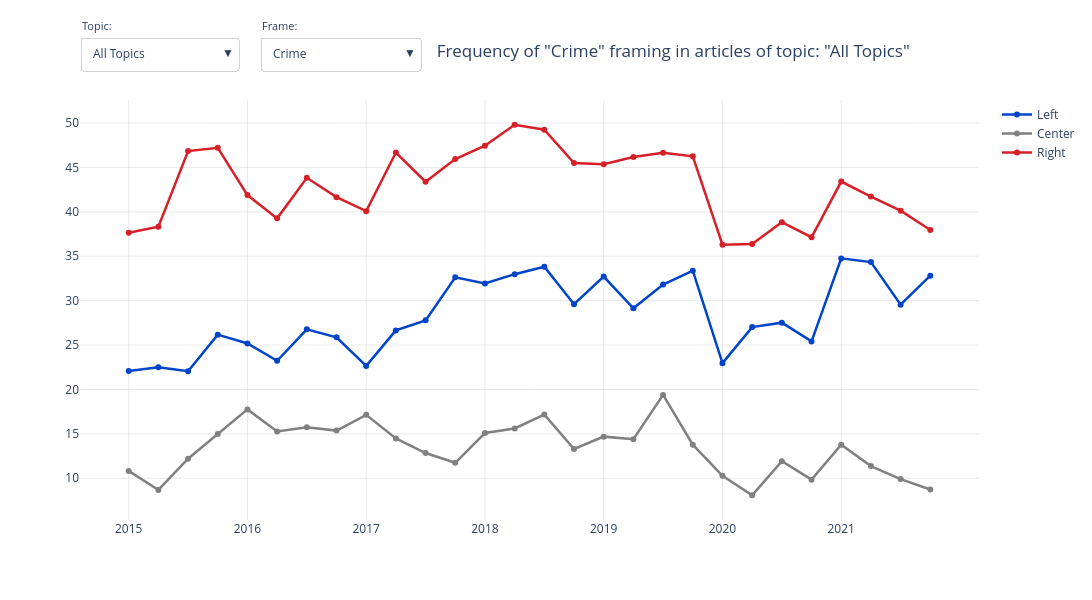

Notebook code for this chart:
### Markdown cell above
##### Viz 2 - Topic-Frame Usage By Bias Over Time

### Code cell
# Show frame usage for a given topic, with toggling between all topics and frames

def create_interactive_topic_frame_time(df):

    # Get topics and frames, add "All Topics" option
    topics = ['All Topics'] + sorted(df['topic_top1'].unique())
    frame_cols = [col for col in df.columns if col.startswith('frame_')]
    
    # Clean frame names for display
    frame_display_names = {}
    for col in frame_cols:
        clean_name = col.replace('frame_', '').replace('cap&res', 'Capacity & Resources').replace('public_op', 'Public Opinion').replace('quality_life', 'Quality of Life').replace('_', ' ').title()
        frame_display_names[col] = clean_name
    
    # Create figure
    fig = go.Figure()
    
    # Generate data for each topic-frame combination
    trace_idx = 0
    for topic in topics:
        for frame_col in frame_cols:

            # select subset of df 
            if topic == 'All Topics':
                topic_df = df.copy()
            else:
                topic_df = df[df['topic_top1'] == topic].copy()
            if len(topic_df) == 0:
                continue
            
            # Group by quarter and bias
            results = []
            for (quarter, bias), group in topic_df.groupby(['quarter', 'bias_grouped']):
                total = len(group)
                frame_count = group[frame_col].sum()
                pct = frame_count / total if total > 0 else 0
                results.append({
                    'quarter': quarter,
                    'bias_grouped': bias,
                    'percentage': pct * 100
                })
            
            results_df = pd.DataFrame(results)
            pivot_df = results_df.pivot(index='quarter', columns='bias_grouped', values='percentage')
            pivot_df = pivot_df.sort_index()

            # Add traces for each bias
            for bias in ['Left', 'Center', 'Right']:

                # Adjusted labels for hover to have Q#_Yr format - Claude helped here!
                quarter_labels = [f"Q{str(q)[-1]} {str(q)[:4]}" for q in pivot_df.index]
                
                fig.add_trace(go.Scatter(
                    x=pivot_df.index,
                    y=pivot_df[bias],
                    customdata=quarter_labels,  # format labels go here to fit in hovertemplate
                    mode='lines+markers',
                    name=bias,
                    line=dict(color=color_map[bias], width=2.5),
                    marker=dict(size=6),
                    visible=(trace_idx == 1),
                    showlegend=True,
                    hovertemplate=f'<b>{bias}</b><br>%{{customdata}}<br>%{{y:.1f}}%<extra></extra>'
                ))
            
            trace_idx += 1
    
    # Create dropdown menus
    
    # Topic dropdown
    topic_buttons = []
    for topic_idx, topic in enumerate(topics):
        visible = [False] * len(fig.data)
        # Show first frame for this topic (3 traces: Left, Center, Right)
        start_idx = topic_idx * len(frame_cols) * 3
        for i in range(start_idx, start_idx + 3):
            if i < len(fig.data):
                visible[i] = True
        
        topic_buttons.append(dict(
            label=topic,
            method='update',
        args=[{'visible': visible},
                {'title.text': f'Frequency of "{frame_display_names[frame_cols[0]]}" framing in articles of topic: "{topic}"',
                'title.x': 0.4,
                'title.xanchor': 'left',
                'title.y': 0.925,
                'title.yanchor': 'top'}]
        ))

    # Frame dropdown
    frame_buttons = []
    for frame_idx, frame_col in enumerate(frame_cols):
        visible = [False] * len(fig.data)
        # Show first topic for this frame (3 traces: Left, Center, Right)
        start_idx = frame_idx * 3
        for i in range(start_idx, start_idx + 3):
            if i < len(fig.data):
                visible[i] = True
        
        frame_buttons.append(dict(
            label=frame_display_names[frame_col],
            method='update',
            args=[{'visible': visible},
                {'title.text': f'Frequency of "{frame_display_names[frame_col]}" framing in articles of topic: "{topics[0]}"',
                'title.x': 0.4,
                'title.xanchor': 'left',
                'title.y': 0.925,
                'title.yanchor': 'top'}]
        ))
        
    # ticks for years on x-axis
    all_quarters = sorted(df['quarter'].unique())
    all_quarters_str = [str(q) for q in all_quarters]
    year_ticks = [q for q in all_quarters_str if q.endswith('Q1')]
    year_labels = [q[:4] for q in year_ticks]

    # Update layout
    fig.update_layout(
    updatemenus=[
        {
            'buttons': topic_buttons,
            'direction': 'down',
            'showactive': True,
            'x': 0.0,
            'xanchor': 'left',
            'y': 1.15,
            'yanchor': 'top',
            'active': 0, # show All Topics first
            'bgcolor': 'white',
            'bordercolor': 'lightgrey',
            'borderwidth': 1
        },
        {
            'buttons': frame_buttons,
            'direction': 'down',
            'showactive': True,
            'x': 0.2,
            'xanchor': 'left',
            'y': 1.15,
            'yanchor': 'top',
            'active': 1, # show Crime first
            'bgcolor': 'white',
            'bordercolor': 'lightgrey',
            'borderwidth': 1
        }
    ],
    annotations=[
        dict(text="Topic:", x=0.0, xref="paper", xanchor='left', y=1.2, yref="paper", showarrow=False, font=dict(size=11)),
        dict(text="Frame:", x=0.2, xref="paper", xanchor='left', y=1.2, yref="paper", showarrow=False, font=dict(size=11)),
    ],
    title={'text': f'Frequency of "{frame_display_names[frame_cols[1]]}" framing in articles of topic: "{topics[0]}"', 
       'x': 0.4, 'xanchor': 'left', 'y': 0.925, 'yanchor': 'top'},
    height=600,
    width=1200,
    hovermode='closest',
    plot_bgcolor='white', #Change for MEDIUM.COM, dark mode, any further uses
    xaxis=dict(gridcolor='lightgrey', gridwidth=0.5, tickmode='array', tickvals=year_ticks, ticktext=year_labels),
    yaxis=dict(gridcolor='lightgrey', gridwidth=0.5),
    margin=dict(t=100)
)
    return fig

fig2 = create_interactive_topic_frame_time(final_topic_frame_df)
fig2.show()
